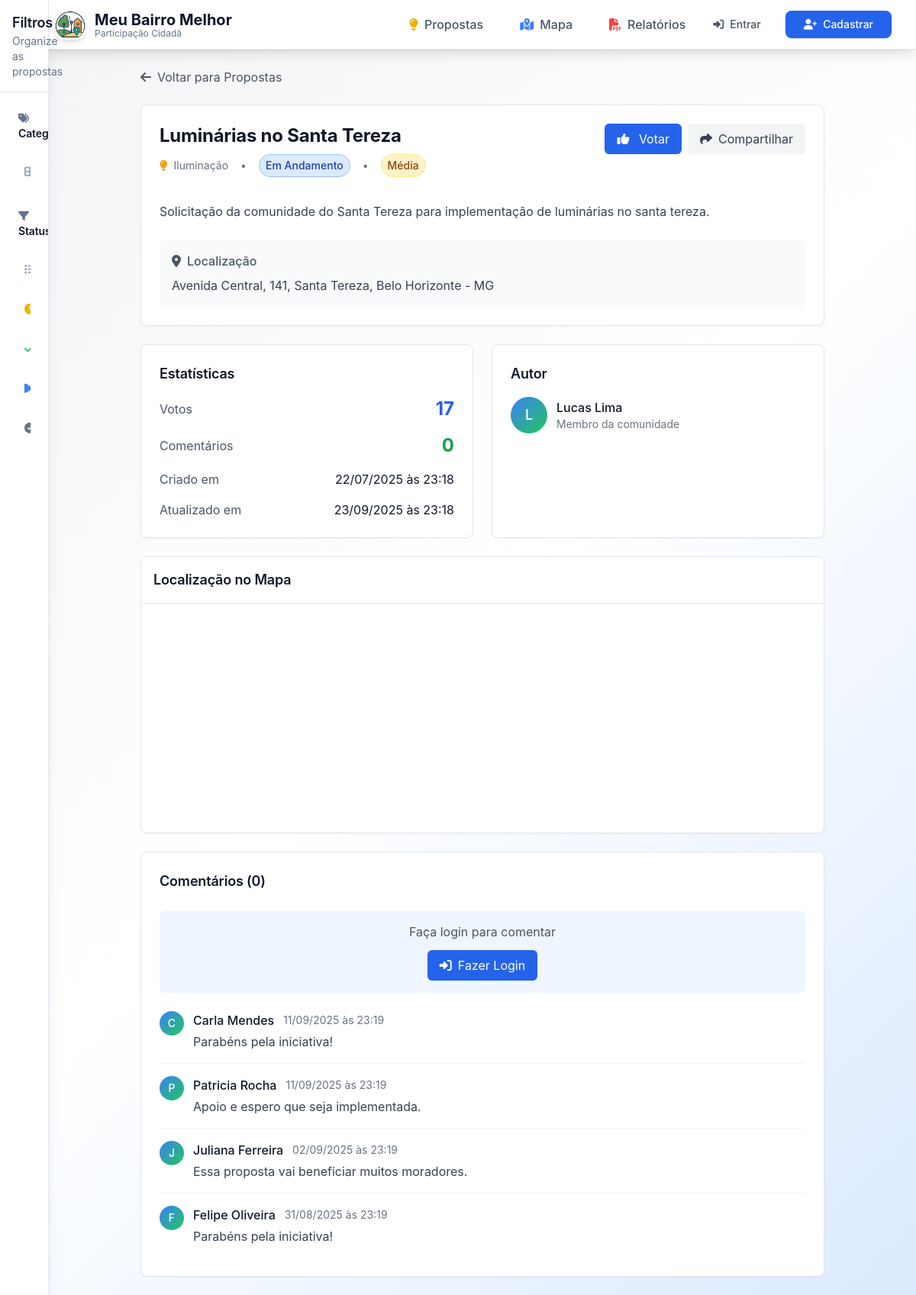
The app's page /proposta/40, older data.
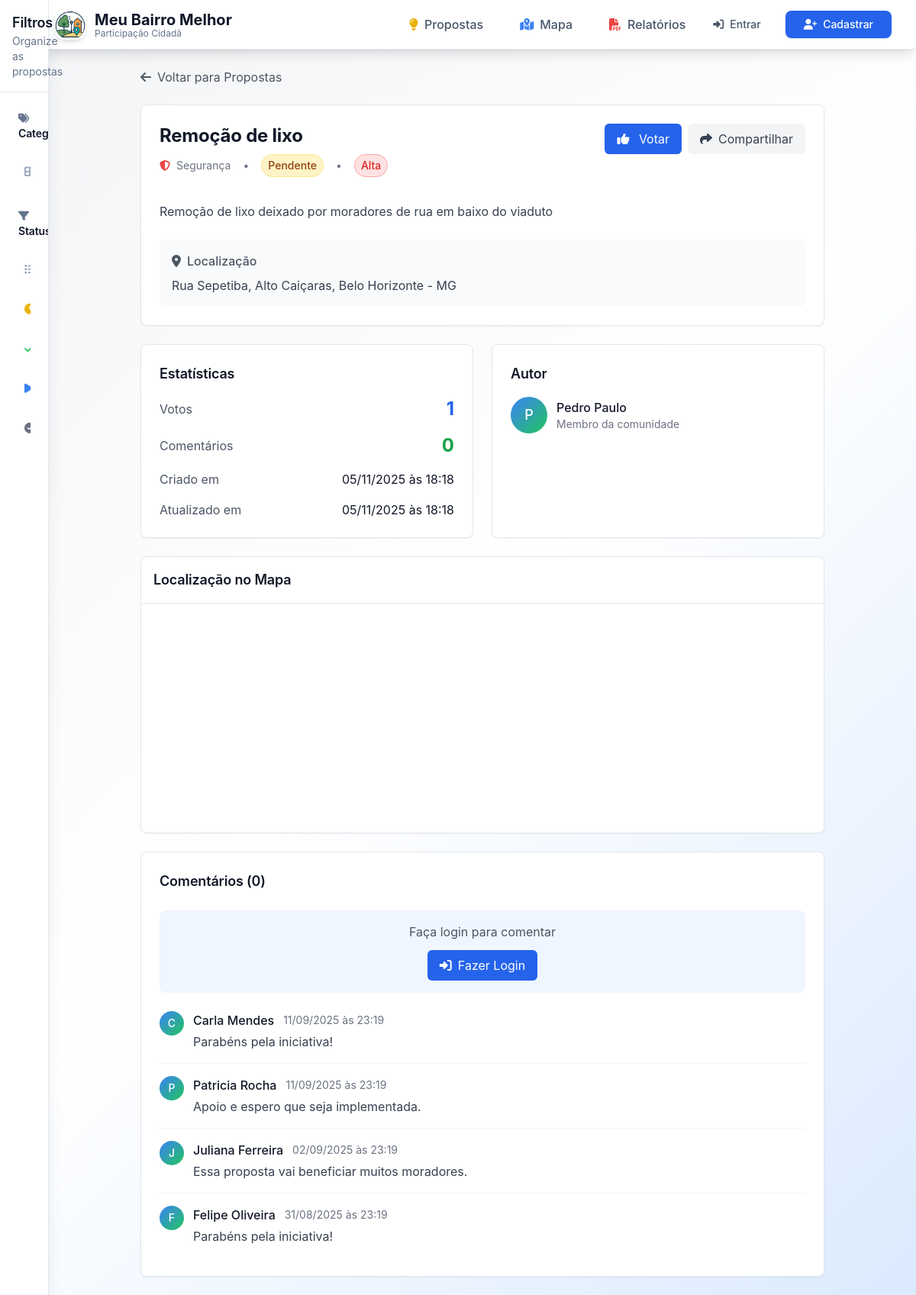
The same page, newer data.
### app.py (models this page shows, shortened)
class Proposal(db.Model):
    id = db.Column(db.Integer, primary_key=True)
    title = db.Column(db.String(200), nullable=False)
    description = db.Column(db.Text, nullable=False)
    category = db.Column(db.String(50), db.ForeignKey('category.id'), nullable=False)
    latitude = db.Column(db.Float, nullable=False)
    longitude = db.Column(db.Float, nullable=False)
    address = db.Column(db.String(300), nullable=False)
    status = db.Column(db.String(20), default='pending')
    priority = db.Column(db.String(10), default='medium')
    votes_count = db.Column(db.Integer, default=0)
    comments_count = db.Column(db.Integer, default=0)
    author_id = db.Column(db.Integer, db.ForeignKey('user.id'), nullable=False)
    created_at = db.Column(db.DateTime, default=datetime.utcnow)
    updated_at = db.Column(db.DateTime, default=datetime.utcnow, onupdate=datetime.utcnow)
    author = db.relationship('User', backref='proposals')
    category_obj = db.relationship('Category', backref='proposals')

class Category(db.Model):
    id = db.Column(db.String(50), primary_key=True)
    name = db.Column(db.String(100), nullable=False)
    icon = db.Column(db.String(50))
    color = db.Column(db.String(7))

class User(UserMixin, db.Model):
    id = db.Column(db.Integer, primary_key=True)
    email = db.Column(db.String(120), unique=True, nullable=False)
    name = db.Column(db.String(100), nullable=False)
    password_hash = db.Column(db.String(128))
    created_at = db.Column(db.DateTime, default=datetime.utcnow)
    nome_completo = db.Column(db.String(200))
    cpf = db.Column(db.String(14))
    telefone = db.Column(db.String(20))
    endereco = db.Column(db.Text)
    cep = db.Column(db.String(10))
    data_nascimento = db.Column(db.Date)

### app.py (the view)
@app.route('/proposta/<int:id>')
def proposta_detalhes(id):
    proposal = Proposal.query.get_or_404(id)
    comments = Comment.query.filter_by(proposal_id=id).order_by(Comment.created_at.desc()).all()
    real_comments_count = Comment.query.filter_by(proposal_id=id).count()
    if proposal.comments_count != real_comments_count:
        proposal.comments_count = real_comments_count
        db.session.commit()
    user_voted = False
    if current_user.is_authenticated:
        vote = Vote.query.filter_by(
            proposal_id=id,
            user_id=current_user.id
        ).first()
        user_voted = vote is not None
    return render_template('proposta_detalhes.html',
                         proposal=proposal,
                         comments=comments,
                         user_voted=user_voted)

### app.py (called while the page is built)
    @property
    def author_name(self):
        try:
            if self.user:
                return self.user.name if self.user.name else 'Usuário Anônimo'
            return 'Usuário Anônimo'
        except Exception:
            return 'Usuário Anônimo'

### templates/proposta_detalhes.html (shortened to what the changed rows need)
{% extends "base.html" %}
{% block content %}
<div class="max-w-4xl mx-auto space-y-6">
    <div class="bg-white rounded-lg shadow-sm border border-gray-200 p-4 sm:p-6">
        <div class="flex flex-col sm:flex-row sm:items-start sm:justify-between mb-4 gap-4">
            <div class="flex-1 min-w-0">
                <h1 class="text-xl sm:text-2xl font-bold text-gray-900 mb-2 break-words">{{ proposal.title }}</h1>
                <div class="flex flex-wrap items-center gap-2 sm:gap-4 text-sm text-gray-500 mb-4">
                    <div class="flex items-center space-x-2">
                        <i class="fas fa-{{ proposal.category_obj.icon }}" style="color: {{ proposal.category_obj.color }}"></i>
                        <span>{{ proposal.category_obj.name }}</span>
                    </div>
                    <span class="hidden sm:inline">•</span>
                    <span class="status-{{ proposal.status }} px-2 py-1 rounded-full text-xs sm:text-sm">
                        {% if proposal.status == 'pending' %}Pendente
                        {% elif proposal.status == 'approved' %}Aprovado
                        {% elif proposal.status == 'in_progress' %}Em Andamento
                        {% elif proposal.status == 'completed' %}Concluído
                        {% elif proposal.status == 'rejected' %}Rejeitado
                        {% endif %}
                    </span>
                    <span class="hidden sm:inline">•</span>
                    <span class="priority-{{ proposal.priority }} px-2 py-1 rounded-full text-xs sm:text-sm">
                        {% if proposal.priority == 'low' %}Baixa
                        {% elif proposal.priority == 'medium' %}Média
                        {% elif proposal.priority == 'high' %}Alta
                        {% endif %}
                    </span>
                </div>
            </div>
        </div>
        <div class="prose max-w-none">
            <p class="text-gray-700 leading-relaxed">{{ proposal.description }}</p>
        </div>
        <div class="mt-6 p-3 sm:p-4 bg-gray-50 rounded-lg">
            <div class="flex items-center text-gray-600 mb-2">
                <i class="fas fa-map-marker-alt mr-2"></i>
                <span class="font-medium text-sm sm:text-base">Localização</span>
            </div>
            <p class="text-gray-700 text-sm sm:text-base break-words">{{ proposal.address }}</p>
        </div>
    </div>
    <div class="grid grid-cols-1 md:grid-cols-2 gap-4 sm:gap-6">
        <div class="bg-white rounded-lg shadow-sm border border-gray-200 p-4 sm:p-6">
            <div class="space-y-3 sm:space-y-4">
                <div class="flex items-center justify-between">
                    <span class="text-gray-600 text-sm sm:text-base">Votos</span>
                    <span class="text-xl sm:text-2xl font-bold text-blue-600" id="votesCount">{{ proposal.votes_count }}</span>
                </div>
                <div class="flex items-center justify-between">
                    <span class="text-gray-600 text-sm sm:text-base">Comentários</span>
                    <span class="text-xl sm:text-2xl font-bold text-green-600" id="commentsCount">{{ proposal.comments_count }}</span>
                </div>
                <div class="flex flex-col sm:flex-row sm:items-center sm:justify-between gap-1">
                    <span class="text-gray-600 text-sm sm:text-base">Criado em</span>
                    <span class="text-gray-900 text-sm sm:text-base">{{ proposal.created_at.strftime('%d/%m/%Y às %H:%M') }}</span>
                </div>
                <div class="flex flex-col sm:flex-row sm:items-center sm:justify-between gap-1">
                    <span class="text-gray-600 text-sm sm:text-base">Atualizado em</span>
                    <span class="text-gray-900 text-sm sm:text-base">{{ proposal.updated_at.strftime('%d/%m/%Y às %H:%M') }}</span>
                </div>
            </div>
        </div>
        <div class="bg-white rounded-lg shadow-sm border border-gray-200 p-4 sm:p-6">
            <div class="flex items-center space-x-3">
                <div class="w-10 h-10 sm:w-12 sm:h-12 bg-gradient-to-br from-blue-500 to-green-500 rounded-full flex items-center justify-center flex-shrink-0">
                    <span class="text-white text-base sm:text-lg font-medium">{{ proposal.author.name[0].upper() }}</span>
                </div>
                <div class="min-w-0">
                    <p class="font-medium text-gray-900 text-sm sm:text-base truncate">{{ proposal.author.name }}</p>
                    <p class="text-xs sm:text-sm text-gray-500">Membro da comunidade</p>
                </div>
            </div>
        </div>
    </div>
    <div id="comments" class="bg-white rounded-lg shadow-sm border border-gray-200 p-4 sm:p-6">
        <div class="flex items-center justify-between mb-4 sm:mb-6">
            <h3 class="text-base sm:text-lg font-semibold text-gray-900">
                Comentários (<span id="commentsCountHeader">{{ proposal.comments_count }}</span>)
            </h3>
        </div>
    </div>
</div>
{% endblock %}

Row changes from the older to the newer data that the page shows:
no longer on this page (row unchanged): Category: category_obj.name "Iluminação"
no longer on this page (row unchanged): User: author "L", author.name "Lucas Lima"
changed Proposal: title "Luminárias no Santa Tereza" → "Remoção de lixo"; status "in_progress" → "pending" (drawn); priority "medium" → "high" (drawn); description "Solicitação da comunidade do Santa Tereza para implementação de luminárias no santa tereza." → "Remoção de lixo deixado por moradores de rua em baixo do viaduto"; address "Avenida Central, 141, Santa Tereza, Belo Horizonte - MG" → "Rua Sepetiba, Alto Caiçaras, Belo Horizonte - MG"; votes_count "17" → "1"; created_at "22/07/2025 às 23:18" → "05/11/2025 às 18:18"; updated_at "23/09/2025 às 23:18" → "05/11/2025 às 18:18"
now on this page (row unchanged): Category: category_obj.name "Segurança"
added User: author "P", author.name "Pedro Paulo"
Text that changed along with them:
text no longer shown: "Em Andamento Média"
text now shown: "Pendente Alta"
